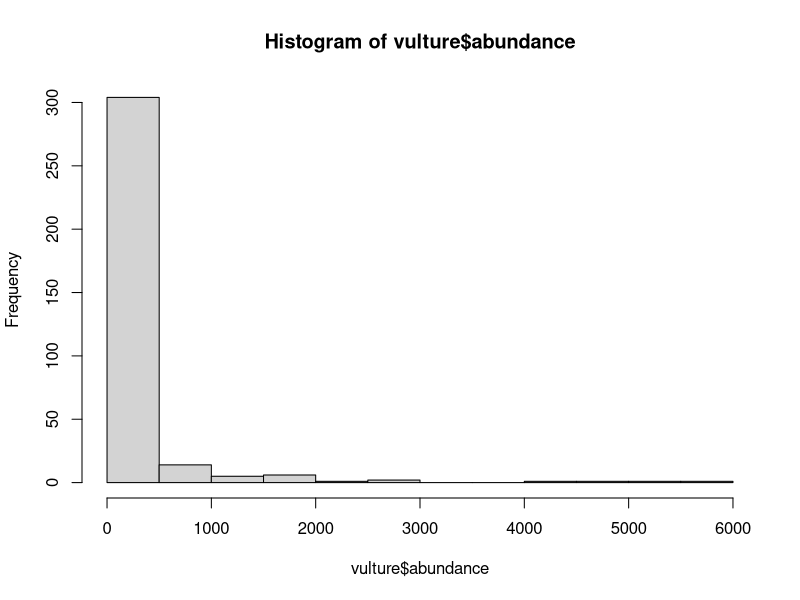
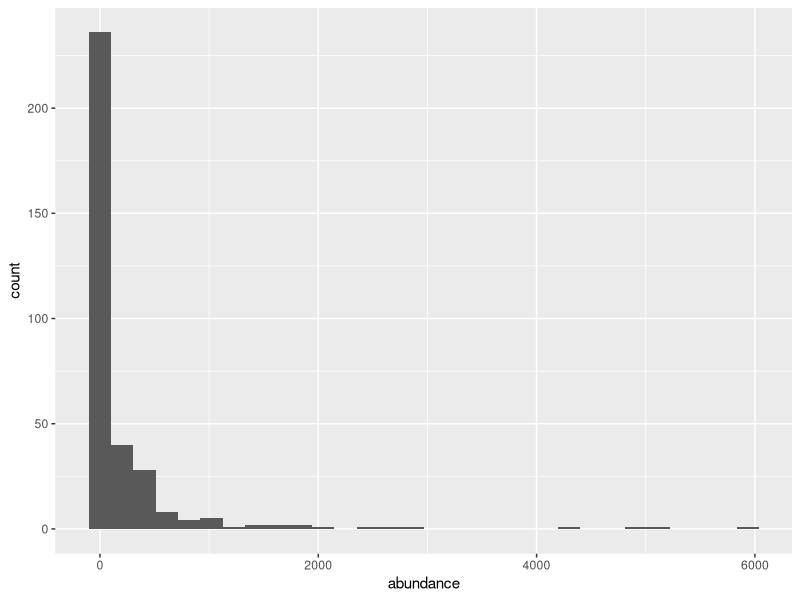
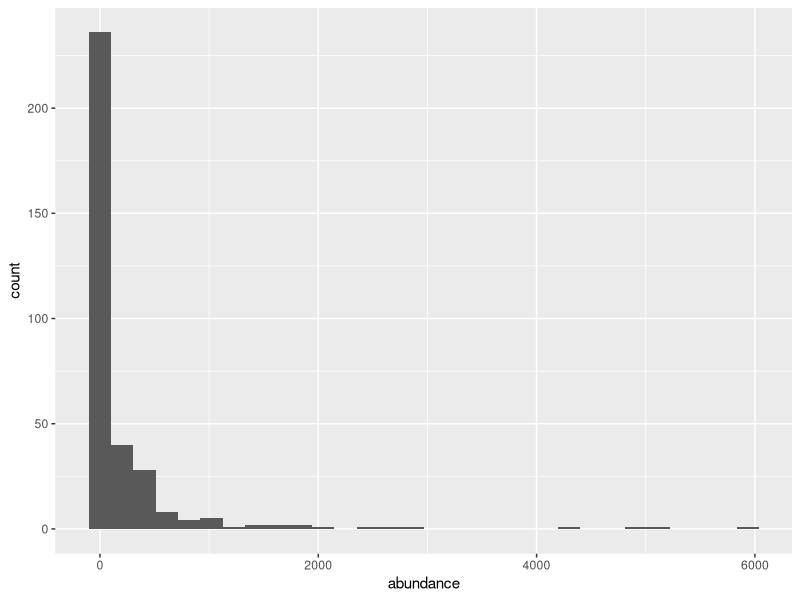
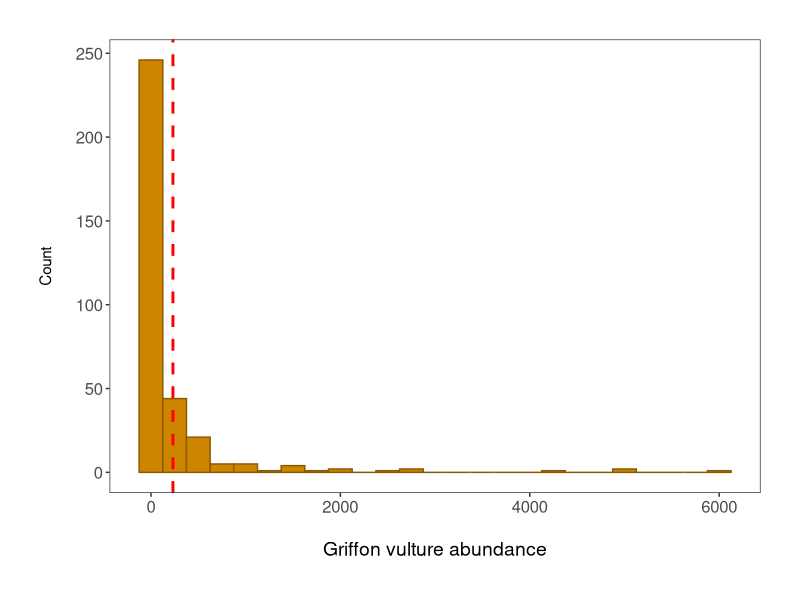

Generate these figures, in order, with R:
# AESTHETIC AND INFORMATIVE DATA VISUALIZATION:
# USING GGPLOT2 TO COMMUNICATE YOUR RESULTS
# AUTHOR: ELIN SWANK
# 10/06/2023
# elinswank@gmail.com

################################################################################

# Libraries
library(tidyr)
library(dplyr)
library(ggplot2)
library(readr)
library(gridExtra)

################################################################################

# MAKING DIFFERENT PLOTS WITH GGPLOT2

# Import data from the Living Planet Index - population trends of vertebrate species from 1970 to 2014
LPI <- read.csv("06_Data_vis_1/LPIdata_CC.csv")

# Reshape data into long form
# By adding 9:53, we select columns 9 to 53, the ones for the different years of monitoring
LPI2 <- gather(LPI, "year", "abundance", 9:53)
View(LPI2)
LPI2$year <- parse_number(LPI2$year)
# When manipulating data it's always good check if the variables have stayed how we want them
# Use the str() function
str(LPI2)

# Abundance is also a character variable, when it should be numeric, let's fix that
LPI2$abundance <- as.numeric(LPI2$abundance)
unique(LPI2$Common.Name)

vulture <- filter(LPI2, Common.Name == "Griffon vulture / Eurasian griffon")
head(vulture)
# There are a lot of NAs in this dataframe, so we will get rid of the empty rows using na.omit()
vulture <- na.omit(vulture)

################################################################################

# HISTOGRAMS TO VISUALIZE DATA DISTRIBUTION

# With base R graphics
base_hist <- hist(vulture$abundance)

# With ggplot2: creating graph with no brackets (must call object to display)
vulture_hist <- ggplot(vulture, aes(x = abundance))  +
  geom_histogram() 
# Calling the object to display it in the plot viewer
vulture_hist

# With brackets: you create and display the graph at the same time
(vulture_hist <- ggplot(vulture, aes(x = abundance))  +
    geom_histogram())


# For another way to check whether your data is normally distributed, you can 
# either create density plots using package ggpubr and command ggdensity(), 
# OR use functions qqnorm() and qqline()

# BEGIN BEAUTIFICATION
(vulture_hist <- ggplot(vulture, aes(x = abundance)) +                
    geom_histogram(binwidth = 250, colour = "#8B5A00", fill = "#CD8500") +    # Changing the binwidth and colours
    geom_vline(aes(xintercept = mean(abundance)),                       # Adding a line for mean abundance
               colour = "red", linetype = "dashed", size=1) +           # Changing the look of the line
    theme_bw() +                                                      # Changing the theme to get rid of the grey background
    ylab("Count\n") +                                                   # Changing the text of the y axis label
    xlab("\nGriffon vulture abundance")  +                              # \n adds a blank line between axis and text
    theme(axis.text = element_text(size = 12),                          # Changing font size of axis labels and title
          axis.title.x = element_text(size = 14, face = "plain"),       # face="plain" is the default, you can change it to italic, bold, etc. 
          panel.grid = element_blank(),                                 # Removing the grey grid lines
          plot.margin = unit(c(1,1,1,1), units = , "cm")))              # Putting a 1 cm margin around the plot

# We can see from the histogram that the data are very skewed 
# - a typical distribution of count abundance data